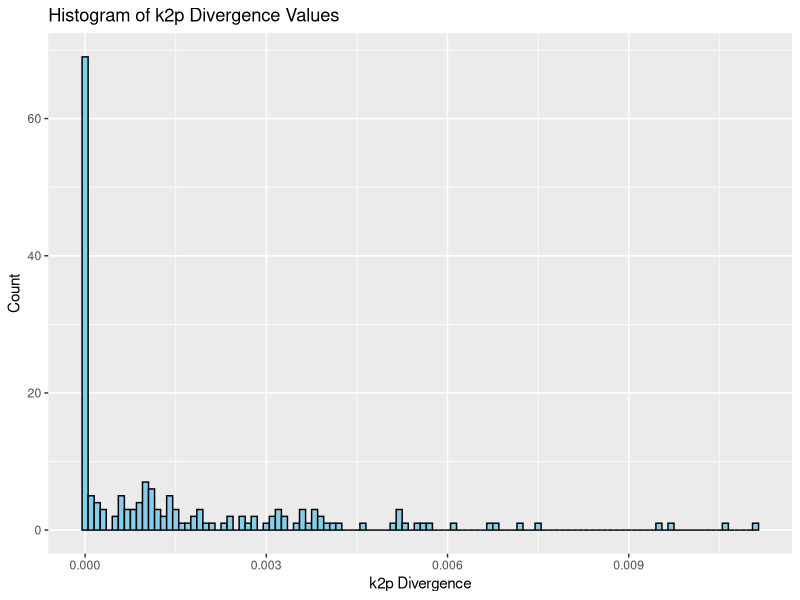
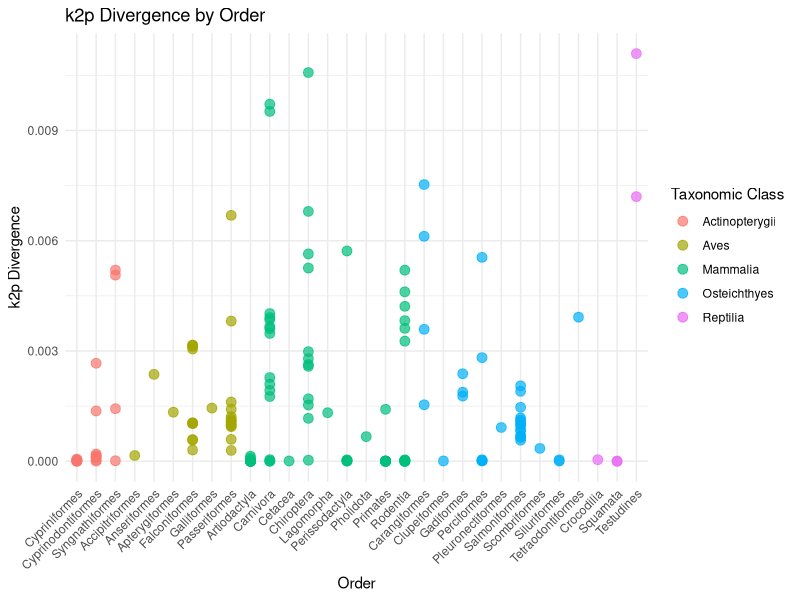
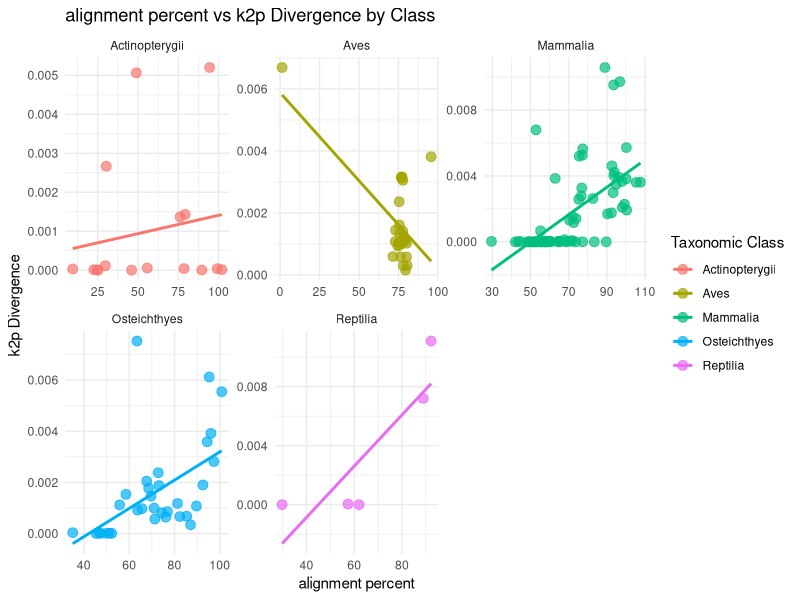
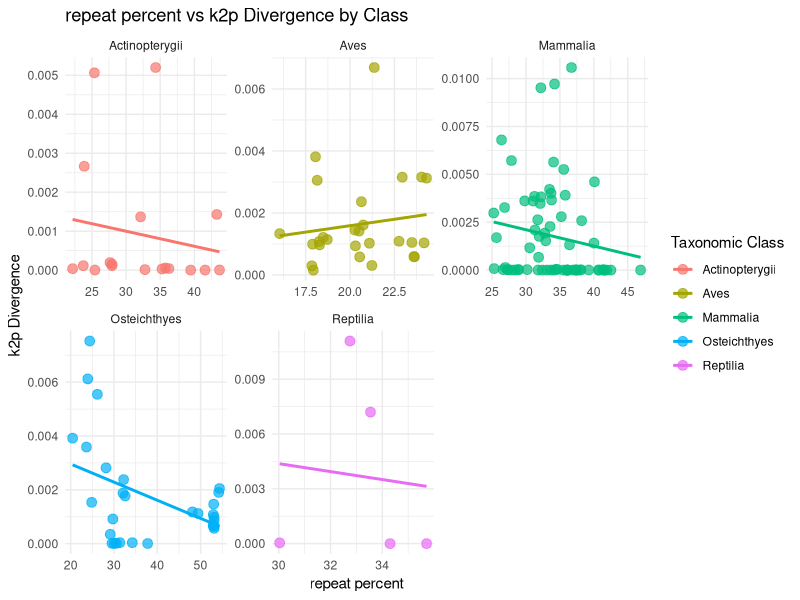
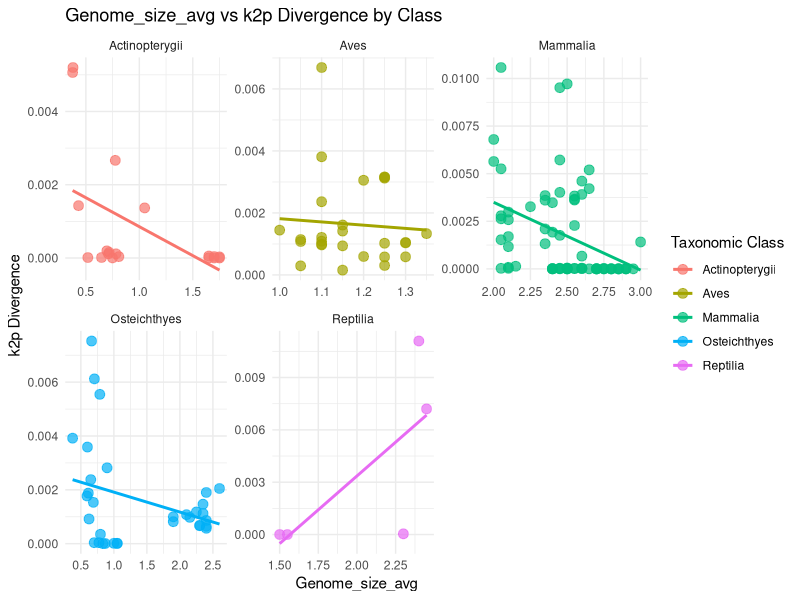
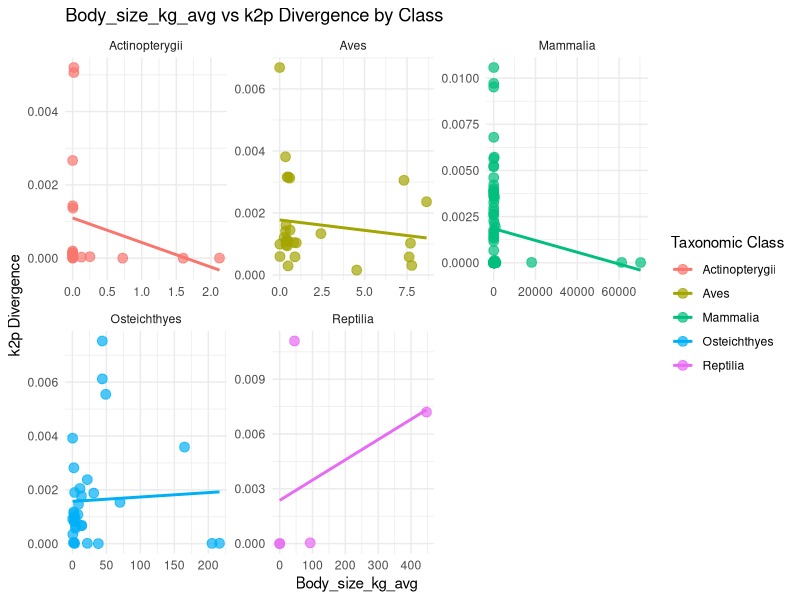
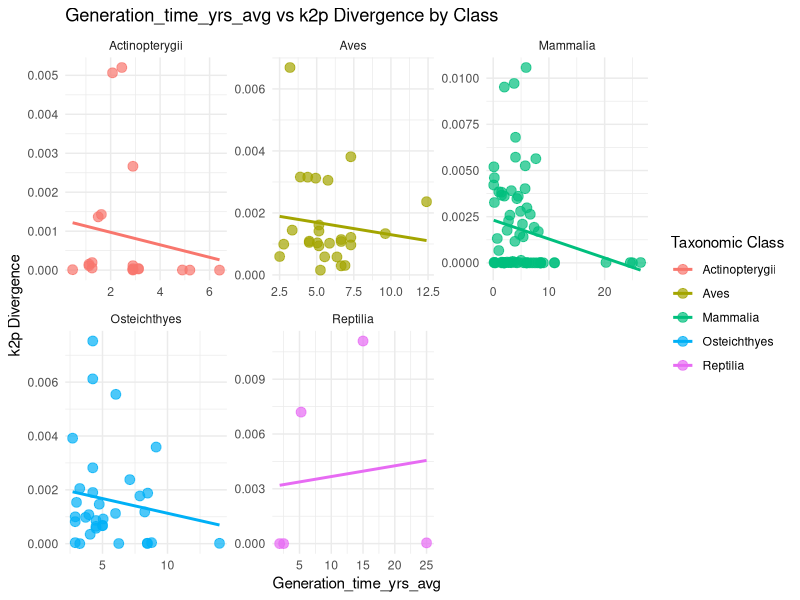

These figures' R source, in order:
library(tidyverse)
library(patchwork)
library(dplyr)
library(stringr)

# set working directory
setwd("/Users/natal/R/divergence")

# Load data ---------------------------------------------------------------

# read csv files
species <- read_csv("species_index_table.csv")
pairs <- read_csv("pair_index_table.csv")
divergence <- read_csv("divergence_table.csv")

convert_to_bases <- function(value) {
  value <- gsub(",", "", as.character(value)) # remove commas
  output <- rep(NA_real_, length(value))
  # convert Gb
  gb_mask <- str_detect(value, "Gb")
  output[gb_mask] <- suppressWarnings(as.numeric(str_replace(value[gb_mask], "Gb", ""))) * 1e9
  # convert Mb
  mb_mask <- str_detect(value, "Mb")
  output[mb_mask] <- suppressWarnings(as.numeric(str_replace(value[mb_mask], "Mb", ""))) * 1e6
  # convert kb
  kb_mask <- str_detect(value, "kb")
  output[kb_mask] <- suppressWarnings(as.numeric(str_replace(value[kb_mask], "kb", ""))) * 1e3
  # assume raw base values if numeric
  base_mask <- !gb_mask & !mb_mask & !kb_mask
  output[base_mask] <- suppressWarnings(as.numeric(value[base_mask]))
  return(output)
}


# convert N50 values
species <- species %>%
  mutate(
    N50_scaffold = convert_to_bases(N50_scaffold),
    N50_contig = convert_to_bases(N50_contig)
  )

# join species metadata for both species in a pair
df <- pairs %>%
  left_join(species, by = c("species_index1" = "Species_index")) %>%
  rename_with(~ str_replace(., "$", "1"), c("Species", "Accession", "Type", "Class", "Order", "Family",
                                            "Genome_size", "Body_size_kg", "Generation_time_yrs",
                                            "Repeat_percent", "N50_scaffold", "N50_contig",
                                            "Coverage", "Quality")) %>%
  left_join(species, by = c("species_index2" = "Species_index")) %>%
  rename_with(~ str_replace(., "$", "2"), c("Species", "Accession", "Type", "Class", "Order", "Family",
                                            "Genome_size", "Body_size_kg", "Generation_time_yrs",
                                            "Repeat_percent", "N50_scaffold", "N50_contig",
                                            "Coverage", "Quality")) %>%
  left_join(divergence, by = "pair") %>%
  # compute averaged values
  mutate(
    Genome_size_avg = if_else(is.na(Genome_size1) & is.na(Genome_size2), NA_real_, rowMeans(select(., Genome_size1, Genome_size2), na.rm = TRUE)),
    Body_size_kg_avg = if_else(is.na(Body_size_kg1) & is.na(Body_size_kg2), NA_real_, rowMeans(select(., Body_size_kg1, Body_size_kg2), na.rm = TRUE)),
    Generation_time_yrs_avg = if_else(is.na(Generation_time_yrs1) & is.na(Generation_time_yrs2), NA_real_, rowMeans(select(., Generation_time_yrs1, Generation_time_yrs2), na.rm = TRUE)),
    Repeat_percent_avg = if_else(is.na(Repeat_percent1) & is.na(Repeat_percent2), NA_real_, rowMeans(select(., Repeat_percent1, Repeat_percent2), na.rm = TRUE)),
    N50_scaffold_avg = if_else(is.na(N50_scaffold1) & is.na(N50_scaffold2), NA_real_, rowMeans(select(., N50_scaffold1, N50_scaffold2), na.rm = TRUE)),
    N50_contig_avg = if_else(is.na(N50_contig1) & is.na(N50_contig2), NA_real_, rowMeans(select(., N50_contig1, N50_contig2), na.rm = TRUE)),
    Coverage_avg = if_else(is.na(Coverage1) & is.na(Coverage2), NA_real_, rowMeans(select(., Coverage1, Coverage2), na.rm = TRUE))
  ) %>%
  # convert Timetree_div to numeric
  mutate(Timetree_div = if_else(Timetree_div == "Unknown", NA_character_, Timetree_div),
         Timetree_div = parse_number(Timetree_div)) %>%
  # deal with any other 0/NA/Unknown values
  mutate(across(c(raw, k3p, jc, COI_divergence, Timetree_div), ~ if_else(. == 0 | . == "Unknown" | is.na(.), NA_real_, as.numeric(.))))

# optional filter: Keep only pairs where both species have "Chromosome" quality
filter_chromosomes_only <- FALSE  # Set to TRUE to apply the filter
if (filter_chromosomes_only) {
  df <- df %>% filter(Quality1 == "Chromosome" & Quality2 == "Chromosome")
}

#exclude k2p values equal to zero
df <- df %>% filter(!is.na(k2p) & k2p != 0)

# view working df
glimpse(df)
#View(df)

# Histogram of k2p values -------------------------------------------------
histogram_plot <- ggplot(df, aes(x = k2p)) +
  geom_histogram(binwidth = 0.0001, fill = "skyblue", color = "black") +
  labs(
    title = "Histogram of k2p Divergence Values",
    x = "k2p Divergence",
    y = "Count"
  )

print(histogram_plot)

# Scatterplot of k2p by taxonomic order -----------------------------------

# filter out rows with NA in Order1
df_filtered <- df %>% 
  filter(!is.na(Order1))

# reorder Order1 factor so orders are grouped by class
order_levels <- df_filtered %>% 
  distinct(Order1, Class1) %>% 
  arrange(Class1, Order1) %>% 
  pull(Order1)

# update Order1 column to be a factor with the new levels
df_filtered <- df_filtered %>% 
  mutate(Order1 = factor(Order1, levels = order_levels))

# k2p Divergence vs Order with arranged Orders 
scatter_plot <- ggplot(df_filtered, aes(x = Order1, y = k2p, color = Class1)) +
  geom_point(size = 3, alpha = 0.7) +
  labs(
    title = "k2p Divergence by Order",
    x = "Order",
    y = "k2p Divergence",
    color = "Taxonomic Class"
  ) +
  theme_minimal() +
  theme(axis.text.x = element_text(angle = 45, hjust = 1))

print(scatter_plot)

# Options to view specific datapoints --------------------------------------

# print Species Names for the 10 Lowest k2p Divergence Values
lowest10 <- df %>%
  arrange(k2p) %>%
  slice_head(n = 10) %>%
  select(pair, Species1, Species2, k2p)

print(lowest10)

# view data for a specific species
species_of_interest <- "Dipodomys_spectabilis"  # replace with your species of interest
divergence_by_species <- df %>%
  filter(Species1 == species_of_interest | Species2 == species_of_interest) %>%
  select(pair, Species1, Species2, raw, k2p, k3p, jc, COI_divergence)

print(divergence_by_species)

# view specific row
#View(df %>% filter(pair == 12))

# Plot k2p and alignment or repeat percent ------------------------------------------

# percent aligned 
k2p_aligned_plot <- ggplot(df_filtered, aes(x = alignment_percent, y = k2p, color = Class1)) +
  geom_point(size = 3, alpha = 0.7) +
  geom_smooth(method = "lm", se = FALSE, linewidth = 1) +
  labs(
    title = "alignment percent vs k2p Divergence by Class",
    x = "alignment percent",
    y = "k2p Divergence",
    color = "Taxonomic Class"
  ) +
  theme_minimal() +
  facet_wrap(~ Class1, scales = "free")  # create a separate plot for each class

print(k2p_aligned_plot)

# repeat percent
k2p_repeat_plot <- ggplot(df_filtered, aes(x = Repeat_percent_avg, y = k2p, color = Class1)) +
  geom_point(size = 3, alpha = 0.7) +
  geom_smooth(method = "lm", se = FALSE, linewidth = 1) +
  labs(
    title = "repeat percent vs k2p Divergence by Class",
    x = "repeat percent",
    y = "k2p Divergence",
    color = "Taxonomic Class"
  ) +
  theme_minimal() +
  facet_wrap(~ Class1, scales = "free")  # create a separate plot for each class

print(k2p_repeat_plot)
# Plot k2p and body size, generation time, or genome size -----------------

# genome size 
ggplot(df_filtered, aes(x = Genome_size_avg, y = k2p, color = Class1)) +
  geom_point(size = 3, alpha = 0.7) +
  geom_smooth(method = "lm", se = FALSE, linewidth = 1) +
  labs(
    title = "Genome_size_avg vs k2p Divergence by Class",
    x = "Genome_size_avg",
    y = "k2p Divergence",
    color = "Taxonomic Class"
  ) +
  theme_minimal() +
  facet_wrap(~ Class1, scales = "free")  

# body size
ggplot(df_filtered, aes(x = Body_size_kg_avg, y = k2p, color = Class1)) +
  geom_point(size = 3, alpha = 0.7) +
  geom_smooth(method = "lm", se = FALSE, linewidth = 1) +
  labs(
    title = "Body_size_kg_avg vs k2p Divergence by Class",
    x = "Body_size_kg_avg",
    y = "k2p Divergence",
    color = "Taxonomic Class"
  ) +
  theme_minimal() +
  facet_wrap(~ Class1, scales = "free")  

# generation time
ggplot(df_filtered, aes(x = Generation_time_yrs_avg, y = k2p, color = Class1)) +
  geom_point(size = 3, alpha = 0.7) +
  geom_smooth(method = "lm", se = FALSE, linewidth = 1) +
  labs(
    title = "Generation_time_yrs_avg vs k2p Divergence by Class",
    x = "Generation_time_yrs_avg",
    y = "k2p Divergence",
    color = "Taxonomic Class"
  ) +
  theme_minimal() +
  facet_wrap(~ Class1, scales = "free")  

